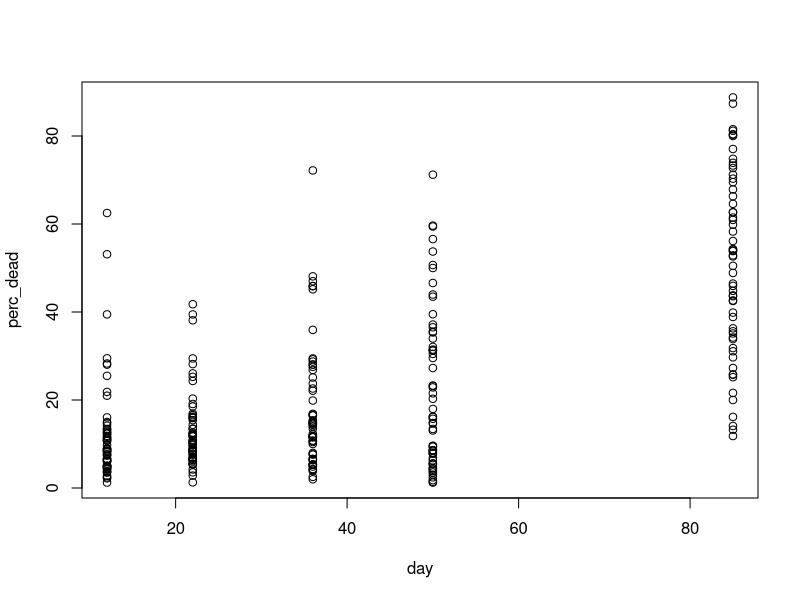
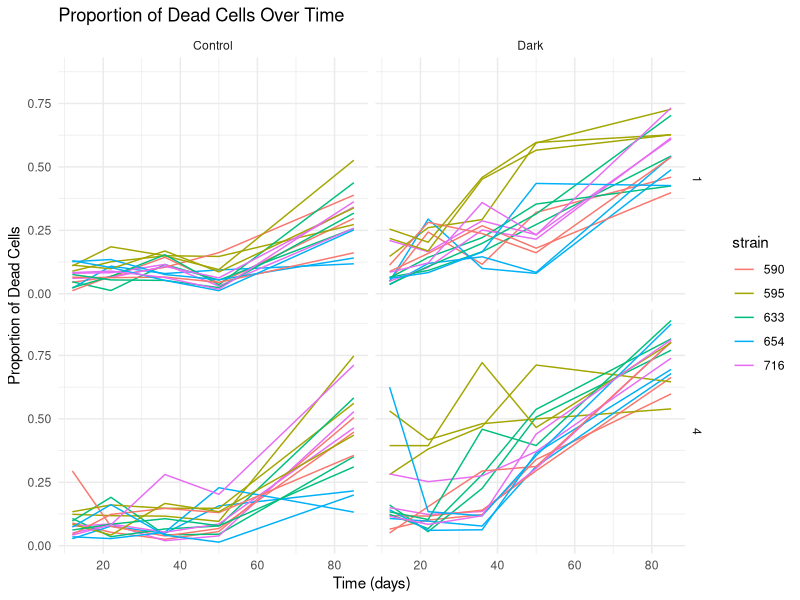
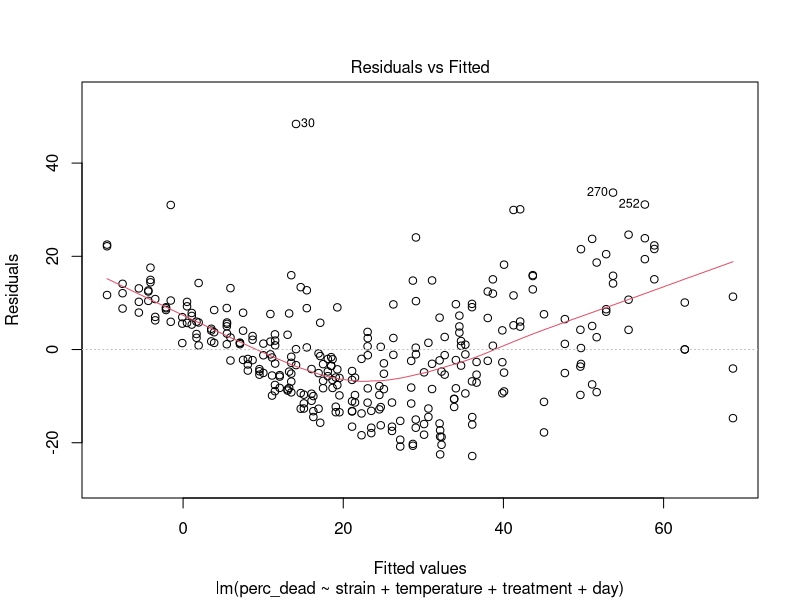
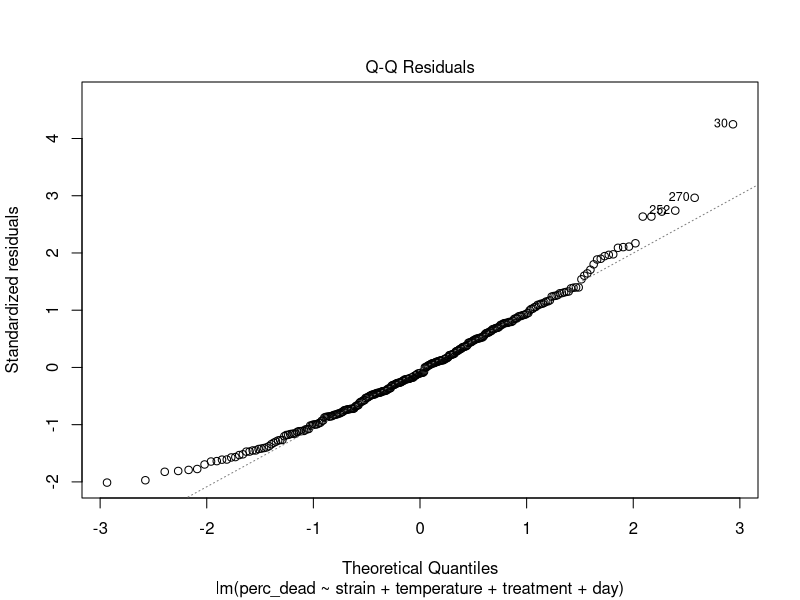
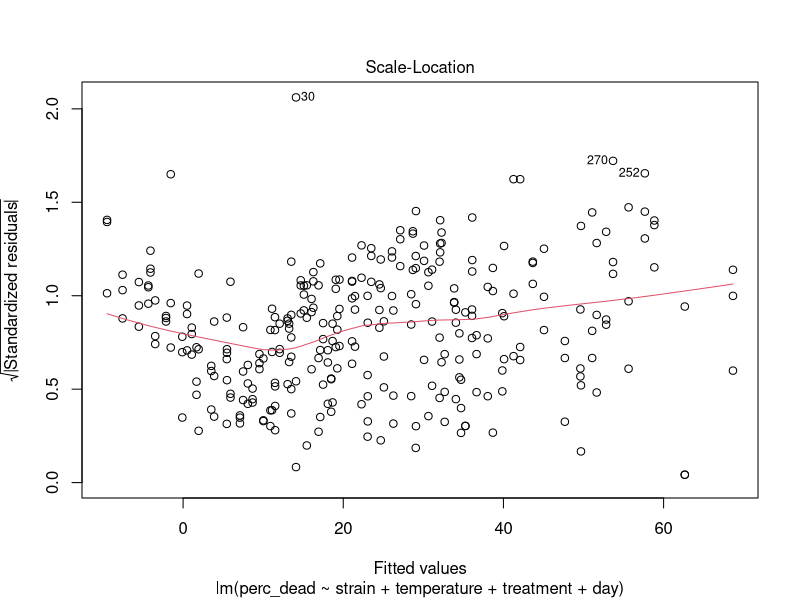
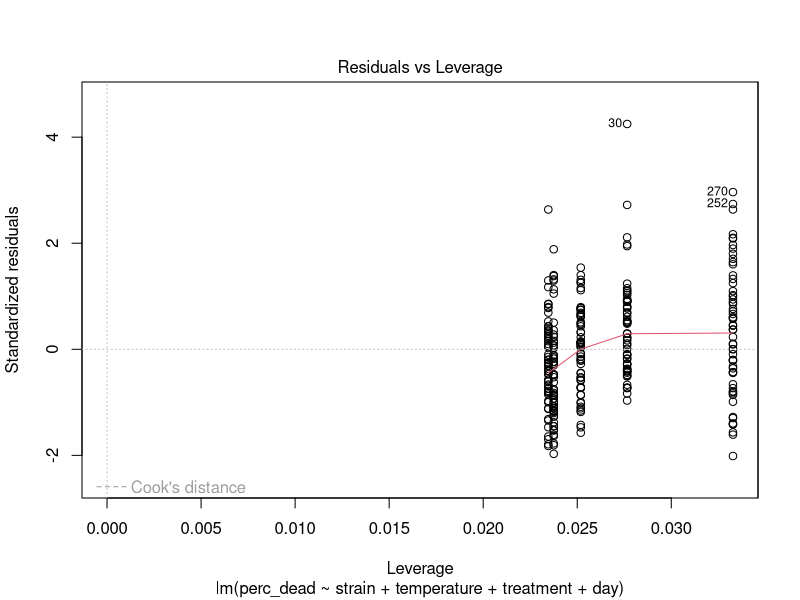
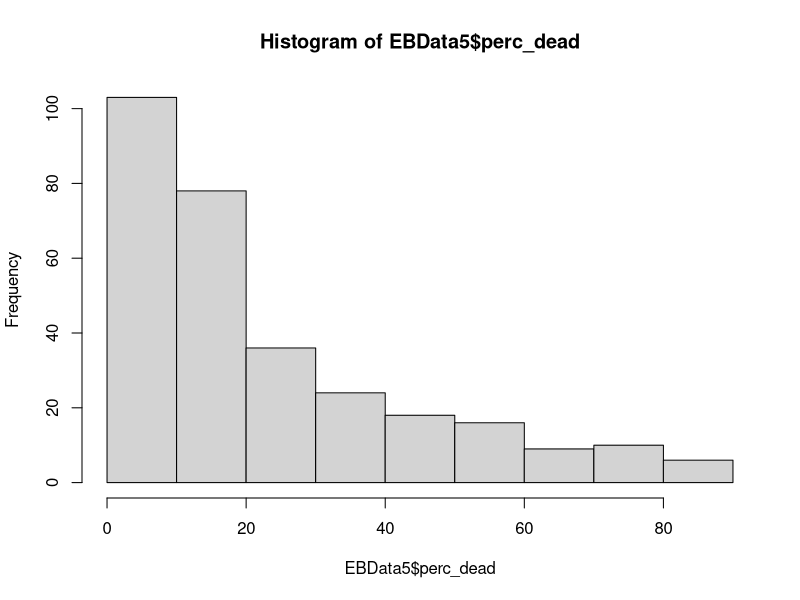
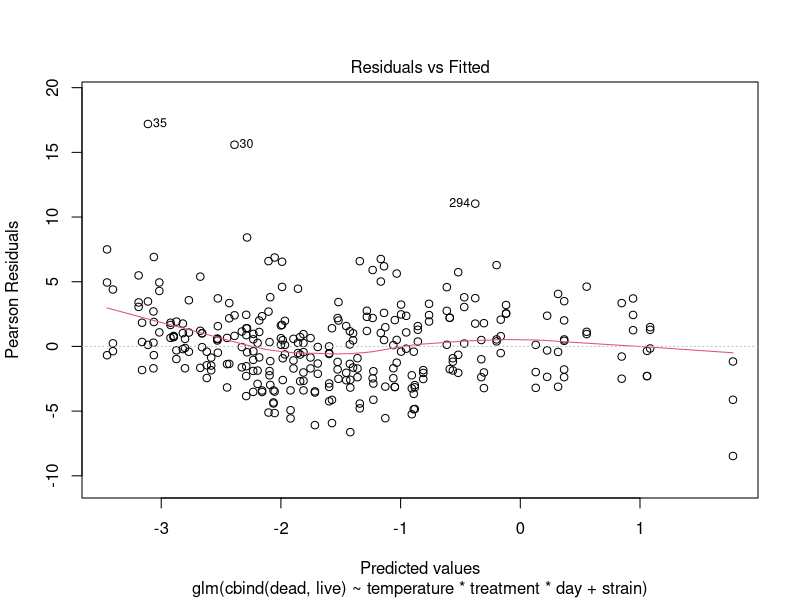

Recreate these plots in R, in order.
## Mortality Analysis

####Step 1: To begin with we will load the packages necessary for data manipulation and analysis:

library(lme4)
library(ggplot2)
library(glmmTMB)
library(dplyr)
library(tidyverse)
install.packages("lmerTest")
library(lmerTest)


####Step 2: Next I will load in the the required dataset (here named "EBData5"):
EBData5 <- read_csv("data/EBData5.csv")
#this dataset contains all the necessary columns and data for the analysis in this R code file.

#and adjust the format of the dataset if necessary using the following code:

names(EBData5)[1] <- "ID" #to correct naming of column 1

EBData5$strain = as.factor(EBData5$strain) #to make sure Strain column is treated as a factor (Not numeric!)



####Step 3: I want to quickly visualise the data:

#the first most simple graph I can make to give me an idea what the data looks like
plot(perc_dead~day, data = EBData5)

#then I want to make a more detailed plot separating the data by my 4 treatments, I will use ggplot for this

ggplot(EBData5, aes(x = day, y = prop_dead, color = strain, group = interaction(strain, replicate))) +
  geom_line() +
  facet_grid(temperature ~ treatment) +
  labs(title = "Proportion of Dead Cells Over Time",
       x = "Time (days)",
       y = "Proportion of Dead Cells") +
  theme_minimal()

#this suggests there might be a pattern of mortality increasing over time, perhaps exacerbated by temperature



####Step 4: Statistical analysis:

#I will start with a simple linear model of my hypothesis, that proportion of dead cells is affected by time spent in
# the dark and at different temperatures, for now without any interactions

EBMod1 <- lm(perc_dead ~ strain + temperature + treatment + day, data = EBData5)
summary(EBMod1)
#and get model diagnostics:
plot(EBMod1)

#this is not bad for a preliminary model, but it does not capture the entirety of my question (i.e. the interactions),
#and I don't think that a percentage/proportion can be modeled with a linear model, as it violates assumptions of normal distribution

#I will check the distribution of the response variable
hist(EBData5$perc_dead)
# that looks like it might be a poisson, or logistic distribution

#for a poisson distribution the mean should be equal to the variance, i can check this:
mean(EBData5$perc_dead)
#23.23685

var(EBData5$perc_dead)
#435.4093

#this should not be treated as a poisson distribution then.

#another option is to treat it as a binomial regression with a logit link:

## I can analyse proportional data with a logistic regression, i.e. binomial distribution and a logit link in R
#this will bound my analysis at 0 and 1.

EBMod5 <- glm(cbind(dead,live) ~ temperature*treatment*day + strain, family = binomial(link="logit"), data = EBData5)
summary(EBMod5)

#and I want to view the model diagnostic plots:
plot(EBMod5)
#which are acceptable, except for one point with high leverage
plot(fitted(EBMod5), residuals(EBMod5))
abline(h = 0, col = "red")

qqnorm(residuals(EBMod5))
qqline(residuals(EBMod5), col = "red")



####Step 5: Interpreting coefficients from the model:

#as this is a logistic regression, I need to back transform the "estimate" to get the effect size, as an odds ratio

#Odds ratio calculation:
#Dark treatment odds ratio:
exp(0.6809679)
#=1.975789 = 197%
# in the Dark, cells are almost twice as likely to be dead than in the light 
#(by the end of the experiment)


##I will now calculate the odds ratios and confidence intervals for all coefficients:
exp(cbind(Odds_Ratio = coef(EBMod5), confint(EBMod5)))

#then I can calculate percentages sing the following equation: Percentage = (OR/(1+OR))∗100
Pdark = (1.97578915/(1 + 1.97578915))*100
Pdark
#66.39547



####Step 6: Making a graph to represent model results:

library(ggplot2)
library(dplyr)
library(gridExtra)
library(tidyr)


# first I will fit regression models for each combination of strain, treatment, and temperature. 
#This does not need to be the same as the statistical model, as I need this to visualise trend lines
regression_models <- EBData5 %>%
  group_by(strain, treatment, temperature) %>%
  do(model = lm(prop_dead ~ day, data = .))

# Create predictions for plotting trend lines
predictions <- regression_models %>%
  ungroup() %>%
  rowwise() %>%
  mutate(pred_data = list(
    data.frame(day = seq(min(EBData5$day), max(EBData5$day), length.out = 100),
               prop_dead = predict(model, newdata = data.frame(day = seq(min(EBData5$day), max(EBData5$day), length.out = 100)))
    )
  )) %>%
  unnest(pred_data)

# Calculate mean and standard error for plotting points
summary_data <- EBData5 %>%
  group_by(strain, treatment, temperature, day) %>%
  summarize(
    mean_prop_dead = mean(prop_dead, na.rm = TRUE),
    sd_prop_dead = sd(prop_dead, na.rm = TRUE),
    n = n(),
    se_prop_dead = sd_prop_dead / sqrt(n),
    .groups = 'drop'
  )

# Filter and plot for temperature 1C
summary_temp_1 <- filter(summary_data, temperature == 1)
predictions_temp_1 <- filter(predictions, temperature == 1)

plot_temp_05 <- ggplot() +
  geom_line(data = predictions_temp_1, aes(x = day, y = prop_dead, color = strain, linetype = treatment), size = 1.2) +
  geom_point(data = summary_temp_1, aes(x = day, y = mean_prop_dead, color = strain, shape = treatment), size = 4, stroke = 1.5) +
  geom_errorbar(data = summary_temp_1, aes(x = day, ymin = mean_prop_dead - se_prop_dead, ymax = mean_prop_dead + se_prop_dead), width = 0.3) +
  labs(
    x = "Day",
    y = "Mean Proportion Dead",
    color = "Strain",
    shape = "Light Treatment",
    linetype = "Light Treatment"
  ) +
  theme_minimal() +
  theme(
    legend.title = element_text(size = 12),
    legend.text = element_text(size = 10),
    plot.title = element_text(size = 16, face = "bold"),
    axis.title = element_text(size = 14),
    axis.text = element_text(size = 12),
    panel.grid.major = element_line(color = "gray90"),
    panel.grid.minor = element_line(color = "gray95")
  )




# Filter and plot for temperature 4
summary_temp_4 <- filter(summary_data, temperature == 4)
predictions_temp_4 <- filter(predictions, temperature == 4)

plot_temp_4 <- ggplot() +
  geom_line(data = predictions_temp_4, aes(x = day, y = prop_dead, color = strain, linetype = treatment), size = 1.2) +
  geom_point(data = summary_temp_4, aes(x = day, y = mean_prop_dead, color = strain, shape = treatment), size = 4, stroke = 1.5) +
  geom_errorbar(data = summary_temp_4, aes(x = day, ymin = mean_prop_dead - se_prop_dead, ymax = mean_prop_dead + se_prop_dead), width = 0.3) +
  labs(
    x = "Day",
    y = "Mean Proportion Dead",
    color = "Strain",
    shape = "Light Treatment",
    linetype = "Light Treatment"
  ) +
  theme_minimal() +
  theme(
    legend.title = element_text(size = 12),
    legend.text = element_text(size = 10),
    plot.title = element_text(size = 16, face = "bold"),
    axis.title = element_text(size = 14),
    axis.text = element_text(size = 12),
    panel.grid.major = element_line(color = "gray90"),
    panel.grid.minor = element_line(color = "gray95")
  )

# Combine plots into one display
grid.arrange(plot_temp_05, plot_temp_4, ncol = 2)



### Finally I want to create a colourblind-friendly version of these plots

# First I define a colourblind-friendly palette
colorblind_palette <- c("#E69F00", "#56B4E9", "#009E73", "#F0E442", "#0072B2", "#D55E00", "#CC79A7")


#I also want to set the y-axis limits, to have this comparable for both graphs:
ymin <- min(
  summary_temp_1$mean_prop_dead - summary_temp_1$se_prop_dead,
  summary_temp_4$mean_prop_dead - summary_temp_4$se_prop_dead
)

ymax <- max(
  summary_temp_1$mean_prop_dead + summary_temp_1$se_prop_dead,
  summary_temp_4$mean_prop_dead + summary_temp_4$se_prop_dead
)

# Filter and plot for temperature 1C
summary_temp_1 <- filter(summary_data, temperature == 1)
predictions_temp_05 <- filter(predictions, temperature == 1)

plot_temp_1 <- ggplot() +
  geom_line(data = predictions_temp_1, aes(x = day, y = prop_dead, color = strain, linetype = treatment), size = 1.2) +
  geom_point(data = summary_temp_1, aes(x = day, y = mean_prop_dead, color = strain, shape = treatment), size = 4, stroke = 1.5) +
  geom_errorbar(data = summary_temp_1, aes(x = day, ymin = mean_prop_dead - se_prop_dead, ymax = mean_prop_dead + se_prop_dead), width = 0.3) +
  labs(
    x = "Days spent in the Dark",
    y = "Proportion Dead cells",
    color = "Strain",
    shape = "Light Treatment",
    linetype = "Light Treatment"
  ) +
  scale_color_manual(values = colorblind_palette) +
  theme_minimal() +
  theme(
    legend.title = element_text(size = 13),
    legend.text = element_text(size = 13),
    axis.title = element_text(size = 15),
    axis.text = element_text(size = 15),
    panel.grid.major = element_line(color = "gray90"),
    panel.grid.minor = element_line(color = "gray95")
  ) + 
  coord_cartesian(ylim = c(ymin, ymax))


# Filter and plot for temperature 4
summary_temp_4 <- filter(summary_data, temperature == 4)
predictions_temp_4 <- filter(predictions, temperature == 4)

plot_temp_4 <- ggplot() +
  geom_line(data = predictions_temp_4, aes(x = day, y = prop_dead, color = strain, linetype = treatment), size = 1.2) +
  geom_point(data = summary_temp_4, aes(x = day, y = mean_prop_dead, color = strain, shape = treatment), size = 4, stroke = 1.5) +
  geom_errorbar(data = summary_temp_4, aes(x = day, ymin = mean_prop_dead - se_prop_dead, ymax = mean_prop_dead + se_prop_dead), width = 0.3) +
  labs(
    x = "Days spent in the Dark",
    y = "Proportion Dead cells",
    color = "Strain",
    shape = "Light Treatment",
    linetype = "Light Treatment"
  ) +
  scale_color_manual(values = colorblind_palette) +
  theme_minimal() +
  theme(
    legend.title = element_text(size = 13),
    legend.text = element_text(size = 13),
    axis.title = element_text(size = 15),
    axis.text = element_text(size = 15),
    panel.grid.major = element_line(color = "gray90"),
    panel.grid.minor = element_line(color = "gray95") 
  ) + 
  coord_cartesian(ylim = c(ymin, ymax))

# Combine plots into one display
grid.arrange(plot_temp_1, plot_temp_4, ncol = 2)


#1C plot: 
plot_temp_1

#4C plot:
plot_temp_4

#Lovely
